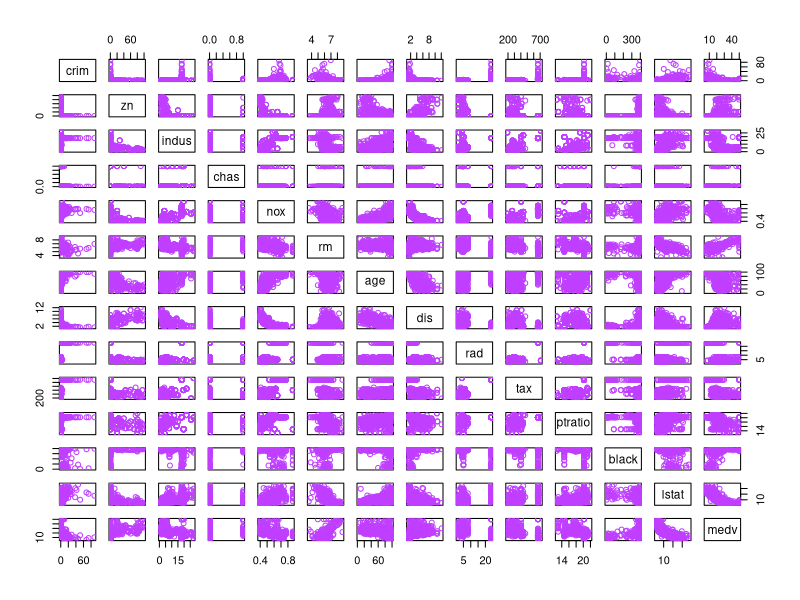
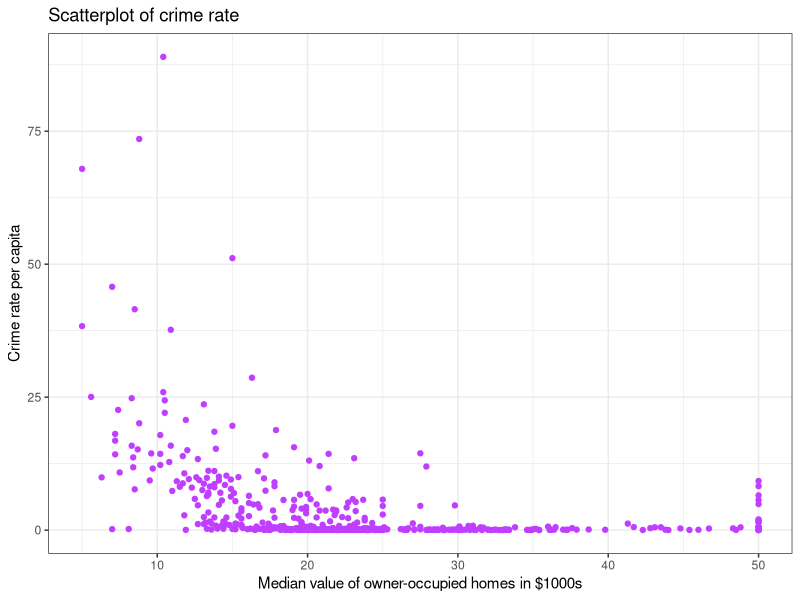

Here is the R script that generated these plots, in order:
## ---- chunk 1
library(tidyr)
library(dplyr)
library(ggplot2)
library(MASS)
library(GGally)

## ---- chunk 2

data("Boston")

dim(Boston)
str(Boston)

pairs(Boston, col="darkorchid1")

## ---- chunk 3
summary(Boston$medv)
summary(Boston$crim)


p <- ggplot(Boston, aes(x=medv, y=crim)) + geom_point(col="darkorchid1") + ylab("Crime rate per capita") + xlab("Median value of owner-occupied homes in $1000s") + ggtitle("Scatterplot of crime rate")
p + theme_bw()

## ---- chunk 4
boston_scaled <- scale(Boston)
boston_scaled <- as.data.frame(boston_scaled)

summary(boston_scaled)

## ---- chunk 5
summary(boston_scaled$crim)


